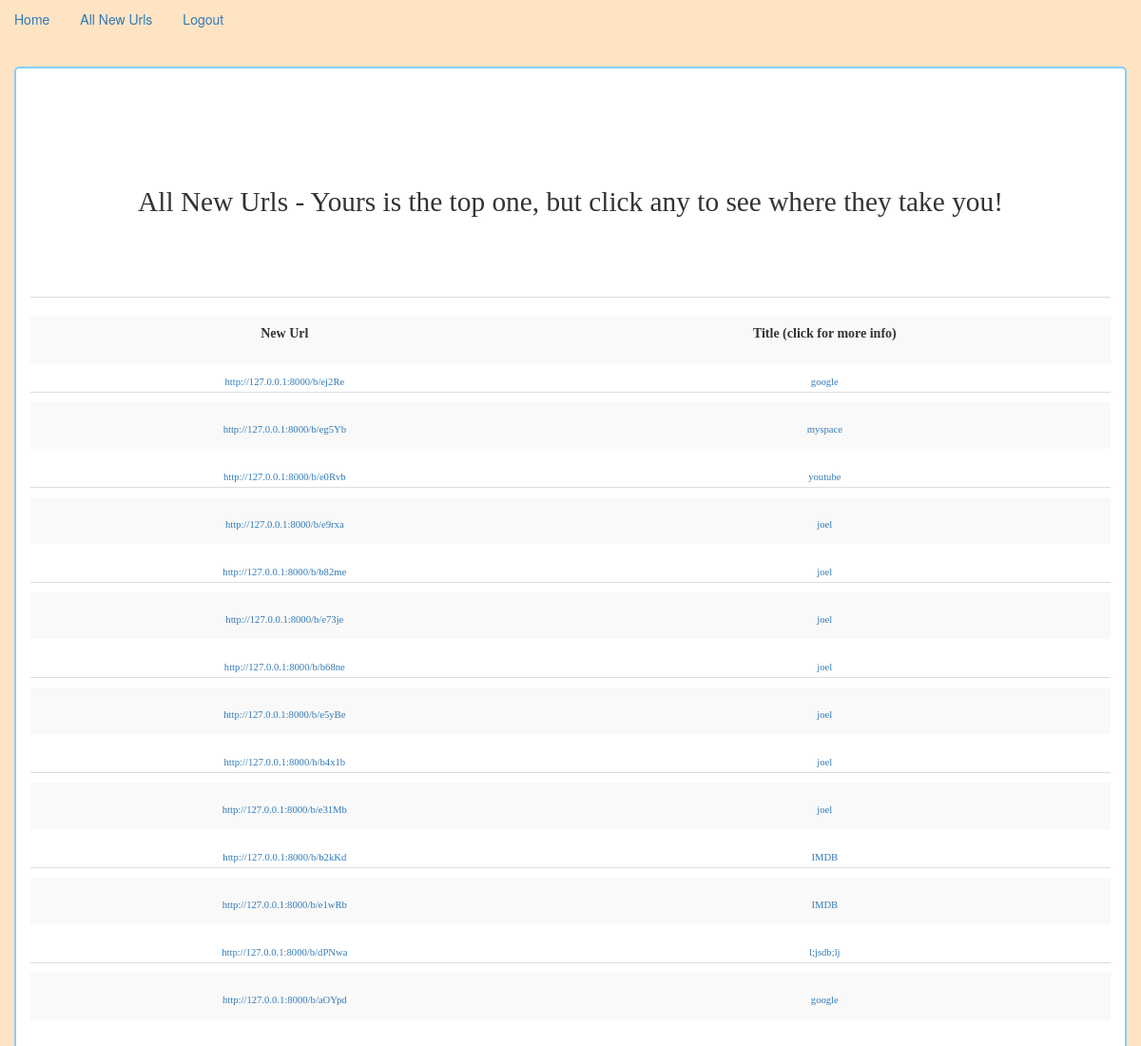
Screenshot of /list/ (signed in) with the database file from the repository.
### url_app/models.py (models this page shows, shortened)
class Bookmark(models.Model):
    original_url = models.URLField()
    title = models.CharField(max_length=30)
    description = models.CharField(max_length=100)
    shortened_url = models.CharField(max_length=100)
    timestamp = models.DateTimeField(auto_now_add=True)
    user = models.ForeignKey(User)
    class Meta:
        ordering = ['-timestamp']

### url_app/views.py (the view)
# urls.py: url(r'^list/', BookmarkListView.as_view(), name="bookmark_list_view"),
class BookmarkListView(ListView):
    model = Bookmark
    def get_queryset(self):
        return Bookmark.objects.filter(user=self.request.user)

### templates/url_app/bookmark_list.html (shortened to what this page needs)
{% extends 'base.html' %}
{% block content %}
    <br><br>
<h5 class="list-title">All New Urls - Yours is the top one, but click any to see where they take you!</h5>
    <br><br>
<table class="table table-striped">
<th>New Url</th><th>Title (click for more info)</th>
{% for url in object_list %}
    <tr>
        <td><a href="{% url 'redirect' url.shortened_url %}">http://127.0.0.1:8000/b/{{ url.shortened_url }}</a></td>
        <td><a href="{% url 'detail_view' url.id %}">{{ url.title }}</a> </td>
    </tr>
{% endfor %}
</table>
{% endblock %}

### url_app/static/style.css (style rules this page uses)
.colors { background-color: bisque; }
th,tr { text-align: center; height: 50px; }
tr a { margin-top: 10px; font-size:8pt ; position: relative; top:10px; }
tr { position: relative; top:10px; }
th { position: relative; top:10px; }
.list-title { line-height: 100px; font-size: 22pt; }

### rows the page displays
Bookmark: shortened_url "ej2Re", title "google"
Bookmark: shortened_url "eg5Yb", title "myspace"
Bookmark: shortened_url "e0Rvb", title "youtube"
Bookmark: shortened_url "e9rxa", title "joel"
Bookmark: shortened_url "b82me", title "joel"
Bookmark: shortened_url "e73je", title "joel"
Bookmark: shortened_url "b68ne", title "joel"
Bookmark: shortened_url "e5yBe", title "joel"
Bookmark: shortened_url "b4x1b", title "joel"
Bookmark: shortened_url "e31Mb", title "joel"
Bookmark: shortened_url "b2kKd", title "IMDB"
Bookmark: shortened_url "e1wRb", title "IMDB"
Bookmark: shortened_url "dPNwa", title "l;jsdb;lj"
Bookmark: shortened_url "aOYpd", title "google"
